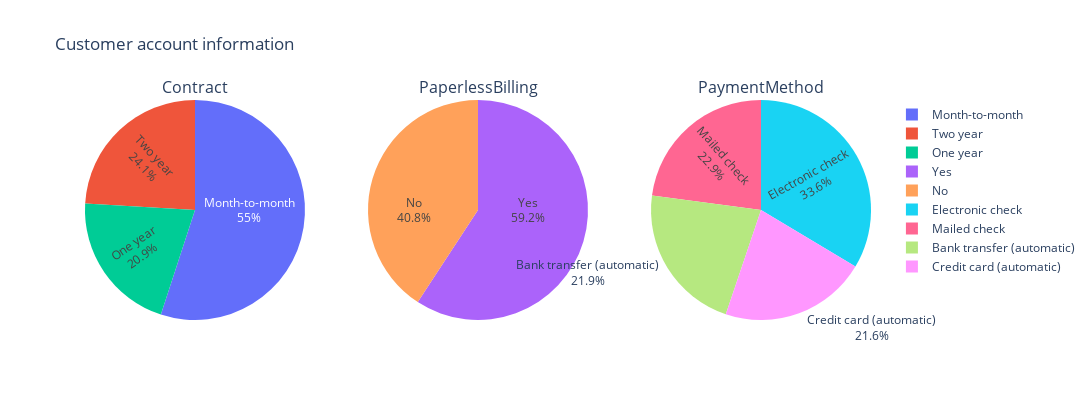

The notebook cell saved with this chart:
### Code cell
pie_group(df,['Contract','PaperlessBilling','PaymentMethod'],'Customer account information')

### Figure 1 — Plotly figure (JSON) as saved in the notebook; plotly's stock layout.template omitted (floating-point values rounded to 4 significant figures)
{"data": [{"domain": {"x": [0.0, 0.2889], "y": [0.0, 1.0]}, "insidetextorientation": "radial", "labels": ["Month-to-month", "Two year", "One year"], "textinfo": "label+percent", "type": "pie", "values": [3875, 1695, 1473]}, {"domain": {"x": [0.3556, 0.6444], "y": [0.0, 1.0]}, "insidetextorientation": "radial", "labels": ["Yes", "No"], "textinfo": "label+percent", "type": "pie", "values": [4171, 2872]}, {"domain": {"x": [0.7111, 1.0], "y": [0.0, 1.0]}, "insidetextorientation": "radial", "labels": ["Electronic check", "Mailed check", "Bank transfer (automatic)", "Credit card (automatic)"], "textinfo": "label+percent", "type": "pie", "values": [2365, 1612, 1544, 1522]}], "layout": {"annotations": [{"font": {"size": 16}, "showarrow": false, "text": "Contract", "x": 0.1444, "xanchor": "center", "xref": "paper", "y": 1.0, "yanchor": "bottom", "yref": "paper"}, {"font": {"size": 16}, "showarrow": false, "text": "PaperlessBilling", "x": 0.5, "xanchor": "center", "xref": "paper", "y": 1.0, "yanchor": "bottom", "yref": "paper"}, {"font": {"size": 16}, "showarrow": false, "text": "PaymentMethod", "x": 0.8556, "xanchor": "center", "xref": "paper", "y": 1.0, "yanchor": "bottom", "yref": "paper"}], "height": 400, "showlegend": true, "title": {"text": "Customer account information"}, "width": 1200}}
